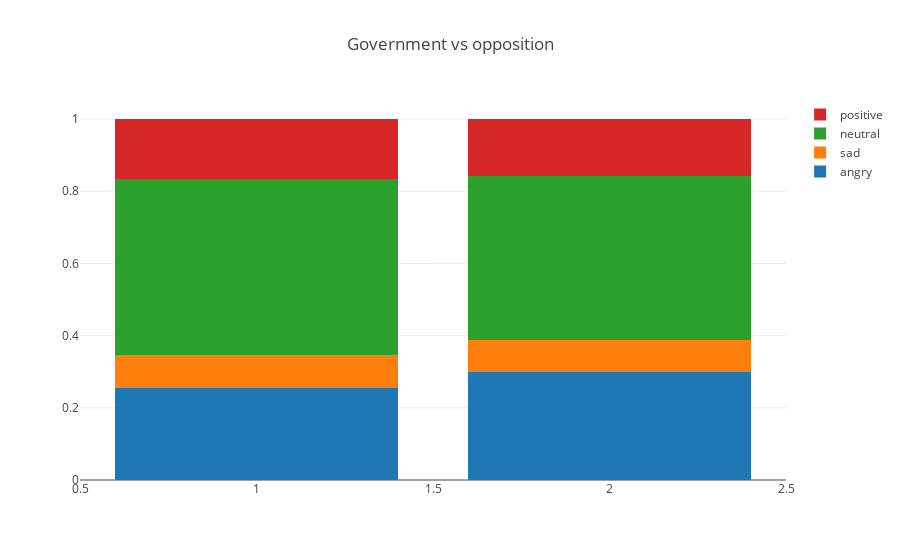

The cell this chart's notebook holds for it:
### Markdown cell above
# Rank government vs opposition

### Code cell
df = merged_simplified[[1,2,3,4,'total', 'rank_votes']]
df = df[(df.rank_votes == 1) | (df.rank_votes == 2)]
wm = lambda x: np.average(x, weights=df.loc[x.index, 'total'])
f = {'total': ['sum'], 1: {1 : wm}, 2: {2 : wm} , 3: {3 : wm}, 4: {4: wm}}
df = df.groupby(['rank_votes']).agg(f)
df = df.reset_index()

data = [
        go.Bar(
        x=df[('rank_votes', '')],
        y=df[(1, 1)],
        name='angry'
        
    ),
    go.Bar(
        x=df[('rank_votes', '')],
        y=df[(2, 2)],
        name='sad'
        
    ),
    go.Bar(
        x=df[('rank_votes', '')],
        y=df[(3, 3)],
        
        name='neutral'
    ),
    go.Bar(
        x=df[('rank_votes', '')],
        y=df[(4, 4)],
        name='positive'
    )

]

layout = go.Layout(
    barmode='stack',
    title='Government vs opposition'
)

fig = go.Figure(data=data, layout=layout)
iplot(fig)

### Figure 1 — Plotly figure (JSON) as saved in the notebook; plotly's stock layout.template omitted (floating-point values rounded to 4 significant figures)
{"data": [{"name": "angry", "type": "bar", "uid": "ae75cd6e-8dfa-11e8-a0c7-10f005216515", "x": [1, 2], "y": [0.254, 0.2984]}, {"name": "sad", "type": "bar", "uid": "ae75cd6f-8dfa-11e8-a0c7-10f005216515", "x": [1, 2], "y": [0.0934, 0.08915]}, {"name": "neutral", "type": "bar", "uid": "ae75cd70-8dfa-11e8-a0c7-10f005216515", "x": [1, 2], "y": [0.4851, 0.4537]}, {"name": "positive", "type": "bar", "uid": "ae75cd71-8dfa-11e8-a0c7-10f005216515", "x": [1, 2], "y": [0.1676, 0.1588]}], "layout": {"barmode": "stack", "title": "Government vs opposition"}}
